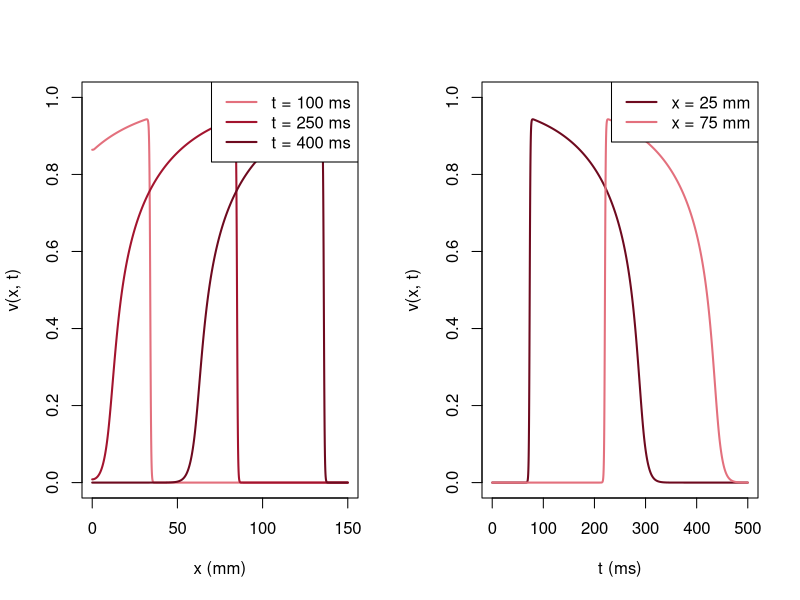

Write R code to recreate this figure.
# Fig. 5.2: A pulse on the fiber (book, Section 5.2, Eq. 5.2)
# cable equation with the Mitchell-Schaeffer model, fiber 150 mm, stimulus at the left end; method of lines with Euler method
# (c) 2026 Philipp Kügler · Program for the book "Dynamical Systems in the Life Sciences" · MIT License (see LICENSE)
tin <- 0.3; tout <- 6; topen <- 100; tclose <- 115; vgate <- 0.13   # parameters in ms
D <- 0.1; dx <- 0.1; dt <- 0.01                                     # D in mm^2/ms, grid spacing in mm, time step in ms
L <- 150; T <- 500
N <- round(L / dx) + 1; x <- dx * (0:(N - 1))
v <- numeric(N); h <- rep(1, N)
reiz <- x <= 1                                                       # stimulus J = 0.2 on the first millimeter for 2 ms
zeiten <- c(100, 250, 400); schnapp <- matrix(0, 3, N)
K <- round(T / dt); s25 <- numeric(K); s75 <- numeric(K); t_akt <- rep(NA, N)
innen <- 2:(N - 1)
for (n in 0:(K - 1)) {
  t <- n * dt
  j <- which(abs(zeiten - t) < 1e-6); if (length(j)) schnapp[j, ] <- v
  lap <- c(v[2] - v[1], v[innen + 1] - 2 * v[innen] + v[innen - 1], v[N - 1] - v[N])   # no flux across the boundary
  dv <- h * v^2 * (1 - v) / tin - v / tout + D * lap / dx^2
  if (t < 2) dv[reiz] <- dv[reiz] + 0.2
  dh <- ifelse(v < vgate, (1 - h) / topen, -h / tclose)
  v <- v + dt * dv; h <- h + dt * dh
  neu <- is.na(t_akt) & v > 0.5; t_akt[neu] <- t + dt                # time at which v first reaches 0.5
  s25[n + 1] <- v[251]; s75[n + 1] <- v[751]
}
c <- (x[751] - x[251]) / (t_akt[751] - t_akt[251])
ts <- dt * (1:K); a <- ts[s75 > 0.1]; apd <- a[length(a)] - a[1]
cat(sprintf("v = 0.5 at x = 25 mm after %.1f ms, at x = 75 mm after %.1f ms\n", t_akt[251], t_akt[751]))
cat(sprintf("conduction velocity c = %.4f mm/ms,  APD = %.1f ms,  wavelength c APD = %.1f mm\n", c, apd, c * apd))
farben <- c(rgb(0.89, 0.44, 0.49), rgb(0.64, 0.08, 0.18), rgb(0.43, 0.04, 0.12))
par(mfrow = c(1, 2))
plot(x, schnapp[1, ], type = "l", col = farben[1], lwd = 2, ylim = c(0, 1), xlab = "x (mm)", ylab = "v(x, t)")
for (j in 2:3) lines(x, schnapp[j, ], col = farben[j], lwd = 2)
legend("topright", legend = sprintf("t = %d ms", zeiten), col = farben, lwd = 2)
plot(ts, s25, type = "l", col = farben[3], lwd = 2, ylim = c(0, 1), xlab = "t (ms)", ylab = "v(x, t)")
lines(ts, s75, col = farben[1], lwd = 2)
legend("topright", legend = c("x = 25 mm", "x = 75 mm"), col = farben[c(3, 1)], lwd = 2)
